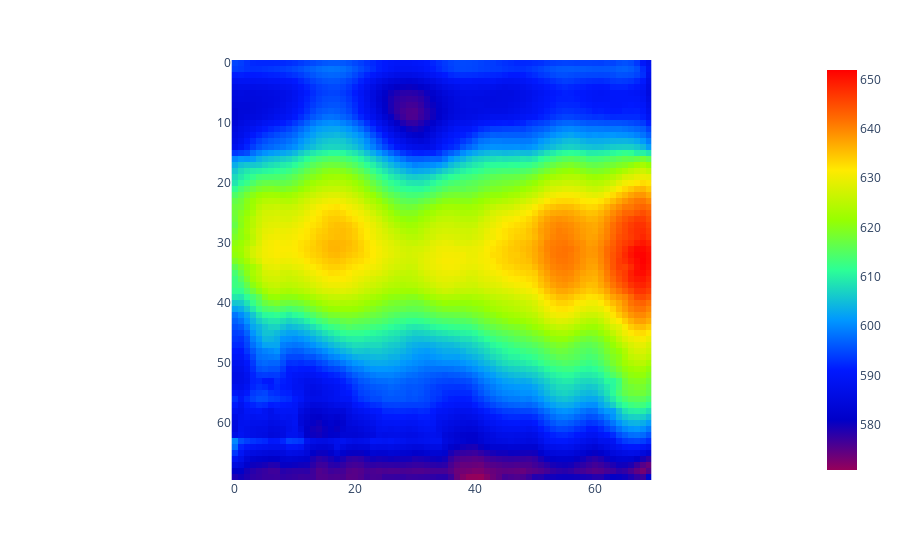

The code cell stored with this chart in its notebook:
### Code cell
px.imshow(
    stats["y_std"].squeeze(),
    # facet_col=0,
    color_continuous_scale="Rainbow",
)

### Figure 1 — Plotly figure (JSON) as saved in the notebook; plotly's stock layout.template omitted (floating-point values rounded to 4 significant figures; data arrays with more than 128 entries replaced by an {"elided": "..."} marker saying what was removed)
{"data": [{"coloraxis": "coloraxis", "hovertemplate": "x: %{x}<br>y: %{y}<br>color: %{z}<extra></extra>", "name": "0", "type": "heatmap", "xaxis": "x", "yaxis": "y", "z": {"elided": "70x70 float values"}}], "layout": {"coloraxis": {"colorscale": [[0, "rgb(150,0,90)"], [0.125, "rgb(0,0,200)"], [0.25, "rgb(0,25,255)"], [0.375, "rgb(0,152,255)"], [0.5, "rgb(44,255,150)"], [0.625, "rgb(151,255,0)"], [0.75, "rgb(255,234,0)"], [0.875, "rgb(255,111,0)"], [1, "rgb(255,0,0)"]]}, "margin": {"t": 60}, "xaxis": {"anchor": "y", "constrain": "domain", "domain": [0, 1], "scaleanchor": "y"}, "yaxis": {"anchor": "x", "autorange": "reversed", "constrain": "domain", "domain": [0, 1]}}}
